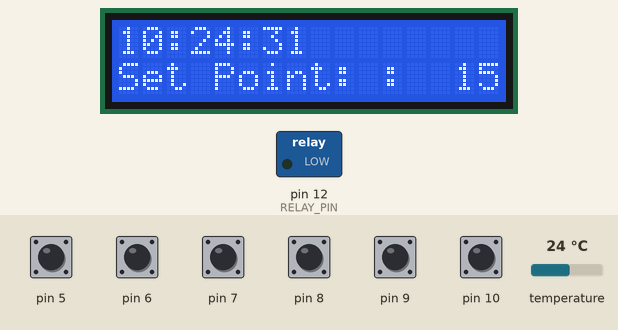
Simulated run of this sketch. Board: Arduino Uno, built with avr-gcc and run on an emulated ATmega328P. Shown: 16×2 character LCD, switched loads named in the sketch (green lamp = pin HIGH). The inputs (shaded band) are chosen by the test bench; at power-on: pin 5–10 HIGH, temperature 24 °C. The local clock reads 2024-03-15 10:24:30 at power-on unless the sketch sets it.

Above: at 1.2 s.
1.3 s: pin 6 pulled LOW for 0.15 s
At 2.5 s:
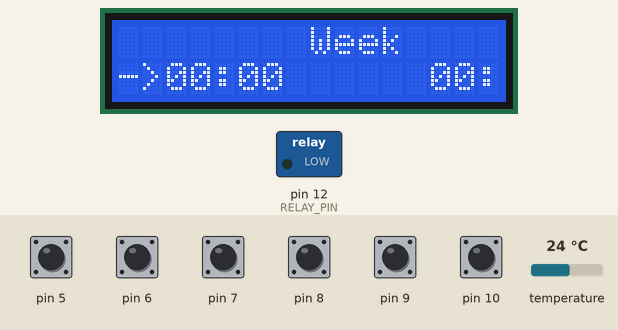
2.9 s: pin 6 pulled LOW for 1 s
At 4.5 s:
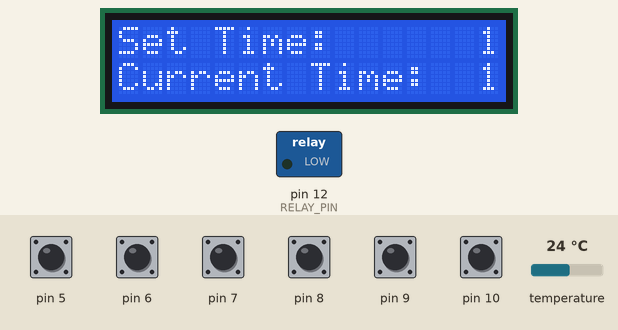
5.4 s: pin 6 pulled LOW for 1 s
At 5.87 s:
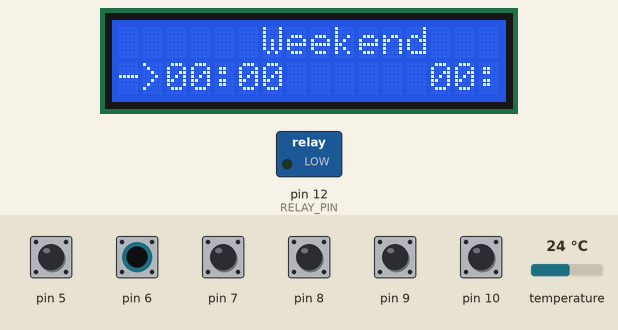
10.1 s: pin 5 pulled LOW for 1 s
At 10.39 s:
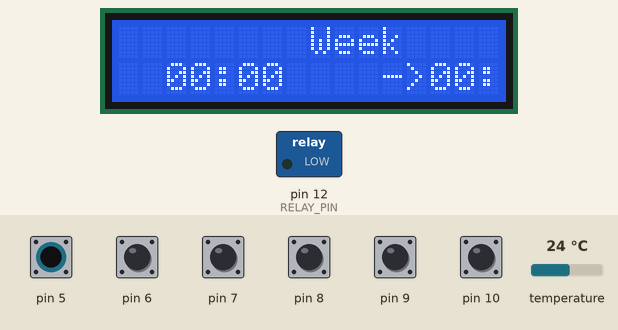
14.8 s: pin 7 pulled LOW for 0.15 s
At 16.0 s:
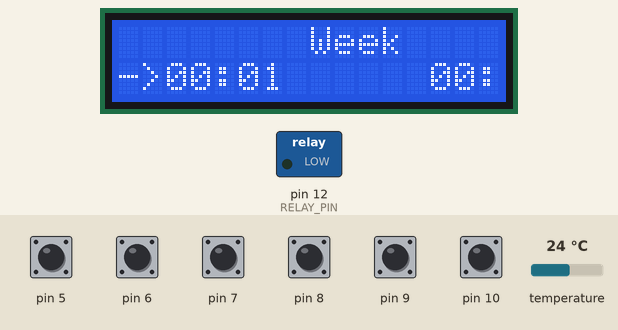
16.4 s: pin 6 pulled LOW for 1 s
At 18.6 s:
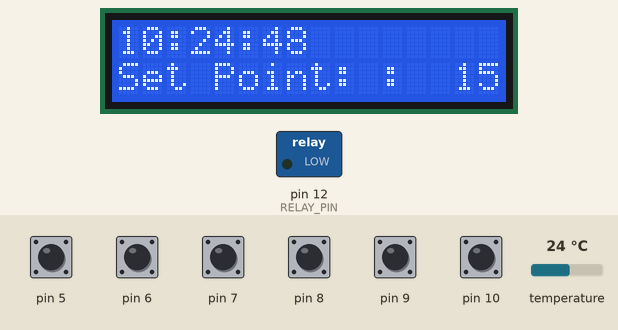

Measured:
- after the input at 1.3 s, the display: changes after 0.09 s (image 1)
- after the input at 2.9 s, the display: first changes at once (image 2 shows a later state)
- after the input at 5.4 s, the display: first changes after 0.08 s (image 3 shows a later state)
- after the input at 10.1 s, the display: changes after 0.06 s (image 4)
- after the input at 14.8 s, the display: changes after 0.08 s (image 5)
- after the input at 16.4 s, the display: first changes at once (image 6 shows a later state)
- what the display in image 4 shows lasts 0.4 s, from 10.2 s to 10.6 s

The sketch:

Thermostat.ino
```cpp
#include "controller.h"
#include "temperature_sensor.h"

#define TEMPERATURE_SENSOR_PIN 11
#define RELAY_PIN 12

#define OK_BUTTON 5
#define MENU_BUTTON 6

#define BUTTON_1 10
#define BUTTON_2 9
#define BUTTON_3 8
#define BUTTON_4 7

Controller controller(TEMPERATURE_SENSOR_PIN, RELAY_PIN, BUTTON_1, BUTTON_2, BUTTON_3, BUTTON_4, MENU_BUTTON, OK_BUTTON);
```

a_setup.ino
```cpp
void setup(void) {
  controller.init();
}
```

b_main_loop.ino
```cpp
void loop(void) {
  controller.control();
}
```

buttons.cpp
```cpp
#include "buttons.h"

#define BUTTONS_DELAY 150

Buttons::Buttons(int pin_1, int pin_2, int pin_3, int pin_4, int pin_5, int pin_6) {
  this->button1 = pin_1;
  this->button2 = pin_2;
  this->button3 = pin_3;
  this->button4 = pin_4;
  this->button5 = pin_5;
  this->button6 = pin_6;
}

void Buttons::init() {
  pinMode(button1, INPUT_PULLUP);
  pinMode(button2, INPUT_PULLUP);
  pinMode(button3, INPUT_PULLUP);
  pinMode(button4, INPUT_PULLUP);
  pinMode(button5, INPUT_PULLUP);
  pinMode(button6, INPUT_PULLUP);
}

int Buttons::check() {
  int pressedButton = 0;
  if (millis() - lastCheck >= BUTTONS_DELAY){
    if (digitalRead(button1) == LOW) pressedButton = 1;
    else if (digitalRead(button2) == LOW) pressedButton = 2;
    else if (digitalRead(button3) == LOW) pressedButton = 3;
    else if (digitalRead(button4) == LOW) pressedButton = 4;
    else if (digitalRead(button5) == LOW) pressedButton = 5;
    else if (digitalRead(button6) == LOW) pressedButton = 6;

    if (pressedButton != 0) {
      lastCheck = millis();
      return pressedButton;
    }
  }
  return 0;
}
```

buttons.h
```cpp
#ifndef BUTTONS_H
#define BUTTONS_H

#include "Arduino.h"

class Buttons {
  public:
    Buttons(int pin_1, int pin_2, int pin_3, int pin_4, int pin_5, int pin_6);
    void init();
    int check();
  private:
    unsigned long lastCheck;
    int delayInMillis = 750;
    int button1;
    int button2;
    int button3;
    int button4;
    int button5;
    int button6;
};

#endif
```

clock.cpp
```cpp
#include "clock.h"

Clock::Clock() {

}

void Clock::init() {
  Wire.begin();
  clockModule.setClockMode(false);
}

void Clock::setTime(int hour, int minute, int second) {
  clockModule.setHour(hour);
  clockModule.setMinute(minute);
  clockModule.setSecond(second);
}

int Clock::getTime(int *hour, int *minute, int *second) {
  currentMilis = millis();
  if (currentMilis - previousMilis >= 1000){
    previousMilis = currentMilis;
    *hour = clockModule.getHour(h12Flag, pmFlag);
    *minute = clockModule.getMinute();
    *second = clockModule.getSecond();
  }
}

bool Clock::isWeekend() {
  int dayOfWeek = getDayOfWeek();
  if (dayOfWeek > 5) return true;
  else return false;
}

void Clock::setDayOfWeek(byte DayOfWeek) {
  clockModule.setDoW(DayOfWeek);
}

byte Clock::getDayOfWeek() {
  return clockModule.getDoW();
}
```

clock.h
```cpp
#ifndef CLOCK_H
#define CLOCK_H

#include "Arduino.h"
#include <Wire.h>
#include <DS3231.h>

class Clock {
  public:
    Clock();
    void init();
    void setTime(int hour, int minute, int second);
    void setDayOfWeek(byte DayOfWeek);
    int getTime(int *hour, int *minute, int *second);
    bool isWeekend();
  private:
    DS3231 clockModule;
    unsigned long currentMilis;
    unsigned long previousMilis;
    bool h12Flag = false;
    bool pmFlag = false;
    byte getDayOfWeek();
};

#endif
```

controller.cpp
```cpp
#include "controller.h"
#include "temperature_sensor.h"

#define HYSTERESIS 0.1

Controller::Controller(int temperatureSensorPin, int relayPin, int pin_1, int pin_2, int pin_3, int pin_4, int pin_5, int pin_6):
screen(0x27,20,4),
temperatureSensor(temperatureSensorPin),
clock(),
relay(relayPin),
buttons(pin_1, pin_2, pin_3, pin_4, pin_5, pin_6) {}

void Controller::init() {
  temperatureSensor.init();
  screen.init();
  buttons.init();
  relay.init();
}

void Controller::control() {
  int pressedButton;
  pressedButton = buttons.check();
  clock.getTime(&hour, &minute, &second);
  if (pressedButton == 5) {
    activeMenu++;
    pressedButton = 0;
    modifyingOn = true;
  }
  if (activeMenu >= 5) activeMenu = 1;
  if (activeMenu == 1) {
    previousMenu = 1;
    controlBoiler();
    if (pressedButton == 6) {
      pressedButton = 0;
      automaticMode = automaticMode ? false : true;
    }
    modifySetPoint(&setPoint, pressedButton);
    screen.printScreen1(temperature, setPoint, hour, minute, second, automaticMode);
  }
  if (activeMenu == 2) {
    previousMenu = 2;
    if (pressedButton == 6) {
      pressedButton = 0;
      modifyingOn = modifyingOn ? false : true;
    }
    modifyTimes(&hourOnWeek, &hourOffWeek, &minuteOnWeek, &minuteOffWeek, pressedButton);
    screen.printScreen2(hourOnWeek, minuteOnWeek, hourOffWeek, minuteOffWeek, false, modifyingOn);
  }
  if (activeMenu == 3) {
    previousMenu = 3;
    if (pressedButton == 6) {
      pressedButton = 0;
      modifyingOn = modifyingOn ? false : true;
    }
    modifyTimes(&hourOnWeekend, &hourOffWeekend, &minuteOnWeekend, &minuteOffWeekend, pressedButton);
    screen.printScreen2(hourOnWeekend, minuteOnWeekend, hourOffWeekend, minuteOffWeekend, true, modifyingOn);
  }
  if (activeMenu == 4) {
    if (previousMenu != 4) {
      temporalHour = hour;
      temporalMinute = minute;
      previousMenu = 4;
    }
    if (pressedButton == 6) {
      clock.setTime(temporalHour, temporalMinute, 0);
    }
    modifyClockTimes(&temporalHour, &temporalMinute, pressedButton);
    screen.printScreen3(hour, minute, temporalHour, temporalMinute);
  }
}

void Controller::modifySetPoint(float *setPoint, int pressedButton) {
    if (pressedButton == 1) {
      (*setPoint)--;
    } else if (pressedButton == 2) {
      (*setPoint)++;
    } else if (pressedButton == 3) {
      *setPoint = *setPoint - 0.1;
    } else if (pressedButton == 4) {
      *setPoint = *setPoint + 0.1;
    }
}

void Controller::modifyTimes(int *hourOn, int *hourOff, int *minuteOn, int *minuteOff, int pressedButton) {
  if (pressedButton == 1) {
    if (modifyingOn) {
      (*hourOn)--;
      fixTimeFormat(hourOn, 24);
    } else {
      (*hourOff)--;
      fixTimeFormat(hourOff, 24);
    }
  }
  if (pressedButton == 2) {
    if (modifyingOn) {
      (*hourOn)++;
      fixTimeFormat(hourOn, 24);
    }
    else {
      (*hourOff)++;
      fixTimeFormat(hourOff, 24);
    }
  }
  if (pressedButton == 3) {
    if (modifyingOn) {
      (*minuteOn)--;
      fixTimeFormat(minuteOn, 60);
    }
    else {
      (*minuteOff)--;
      fixTimeFormat(minuteOff, 60);
    }
  }
  if (pressedButton == 4) {
    if (modifyingOn) {
      (*minuteOn)++;
      fixTimeFormat(minuteOn, 60);
    }
    else {
      (*minuteOff)++;
      fixTimeFormat(minuteOff, 60);
    }
  }
}

void Controller::modifyClockTimes(int *hour, int *minute, int pressedButton) {
    if (pressedButton == 1) {
      (*hour)--;
      fixTimeFormat(hour, 24);
    } else if (pressedButton == 2) {
      (*hour)++;
      fixTimeFormat(hour, 24);
    } else if (pressedButton == 3) {
      (*minute)--;
      fixTimeFormat(minute, 60);
    } else if (pressedButton == 4) {
      (*minute)++;
      fixTimeFormat(minute, 60);
    }
}

void Controller::fixTimeFormat(int *timeUnit, int limit) {
  if (*timeUnit <= -1) *timeUnit = limit - 1;
  if (*timeUnit >= limit) *timeUnit = 0;
}

void Controller::controlBoiler() {
  temperature = temperatureSensor.readTemperature();
  if (clock.isWeekend()) {
    if (isTimeToControlWeekend()) {
      togleBoiler();
    } else {
      relay.setOff();
      boilerOn = false;
    }
  } else {
    if (isTimeToControlWeek()) {
      togleBoiler();
    } else {
      relay.setOff();
      boilerOn = false;
    }
  }
}

bool Controller::isTimeToControlWeekend() {
  return isTimeToControl(hourOnWeekend, minuteOnWeekend, hourOffWeekend, minuteOffWeekend);
}

bool Controller::isTimeToControlWeek() {
  return isTimeToControl(hourOnWeek, minuteOnWeek, hourOffWeek, minuteOffWeek);
}

void Controller::togleBoiler() {
  if (boilerOn) {
    if (temperature > setPoint + HYSTERESIS) {
      relay.setOff();
      boilerOn = false;
    }
  } else {
    if (temperature < setPoint - HYSTERESIS) {
      relay.setOn();
      boilerOn = true;
    }
  }
}

bool Controller::isTimeToControl(int onHour, int onMinute, int offHour, int offMinute) {
  if ((onHour > offHour) || ((onHour == offHour) && (onMinute > offMinute))) {
    if (((hour > onHour) || ((hour == onHour) && (minute > onMinute))) || (hour < offHour || ((hour == offHour) && (minute < offMinute)))) {
      return true;
    }
  }
  if ((onHour < offHour) || ((onHour == offHour) && (onMinute < offMinute))) {
    if (((hour > onHour) || ((hour == onHour) && (minute > onMinute))) && (hour < offHour || ((hour == offHour) && (minute < offMinute)))) {
      return true;
    }
  }
  return false;
}
```

controller.h
```cpp
#ifndef CONTROLLER_H
#define CONTROLLER_H

#include "screen.h"
#include "temperature_sensor.h"
#include "clock.h"
#include "relay.h"
#include "buttons.h"

class Controller {
  public:
    Controller(int temperatureSensorPin, int relayPin, int pin_1, int pin_2, int pin_3, int pin_4, int pin_5, int pin_6);
    void init();
    void control();
  private:
    Screen screen;
    TemperatureSensor temperatureSensor;
    Clock clock;
    Relay relay;
    Buttons buttons;
    int hour;
    int temporalHour;
    int minute;
    int temporalMinute;
    int second;
    byte dayOfWeek;
    float temperature;
    float setPoint = 15;
    int activeMenu = 1;
    int previousMenu = 1;
    bool automaticMode = false;
    bool boilerOn = false;
    int hourOnWeek = 0;
    int minuteOnWeek = 0;
    int hourOffWeek = 0;
    int minuteOffWeek = 0;
    int hourOnWeekend = 0;
    int minuteOnWeekend = 0;
    int hourOffWeekend = 0;
    int minuteOffWeekend = 0;
    bool modifyingOn = true;
    void fixTimeFormat(int *timeUnit, int limit);
    void modifySetPoint(float *setPoint, int pressedButton);
    void modifyTimes(int *hourOn, int *hourOff, int *minuteOn, int *minuteOff, int pressedButton);
    void modifyClockTimes(int *hour, int *minute, int pressedButton);
    void controlBoiler();
    bool isTimeToControlWeekend();
    bool isTimeToControlWeek();
    void togleBoiler();
    bool isTimeToControl(int onHour, int onMinute, int offHour, int offMinute);
};

#endif
```

relay.cpp
```cpp
#include "relay.h"

Relay::Relay(int relayPin) {
  this->relayPin = relayPin;
}

void Relay::init() {
  pinMode(relayPin, OUTPUT);
  digitalWrite(relayPin, LOW);
}

void Relay::setOn() {
  digitalWrite(relayPin, HIGH);
}

void Relay::setOff() {
  digitalWrite(relayPin, LOW);
}
```

relay.h
```cpp
#ifndef RELAY_H
#define RELAY_H

#include "Arduino.h"

class Relay {
  public:
    Relay(int relayPin);
    void init();
    void setOn();
    void setOff();
  private:
    int relayPin;
};

#endif
```

screen.cpp
```cpp
#include "screen.h"

Screen::Screen(uint8_t lcd_Addr,uint8_t lcd_cols,uint8_t lcd_rows):liquidCrystal_I2C(lcd_Addr,lcd_cols,lcd_rows){
}

void Screen::init() {
  liquidCrystal_I2C.init();// initialize the lcd
  liquidCrystal_I2C.backlight();
  refresh();
}

void Screen::printScreen1(float temperature, float setPoint, int hour, int minute, int second, bool automaticMode) {
  if (previousScreen != 1) {
    refresh();
    previousScreen = 1;
  }
  liquidCrystal_I2C.setCursor(0,0);
  liquidCrystal_I2C.print(convertTimeToString(hour));
  liquidCrystal_I2C.print(":");
  liquidCrystal_I2C.print(convertTimeToString(minute));
  liquidCrystal_I2C.print(":");
  liquidCrystal_I2C.print(convertTimeToString(second));
  liquidCrystal_I2C.setCursor(19,0);
  if (automaticMode) liquidCrystal_I2C.print("A");
  else liquidCrystal_I2C.print("M");
  liquidCrystal_I2C.setCursor(0,1);
  liquidCrystal_I2C.print("Temperature: ");
  liquidCrystal_I2C.setCursor(14,1);
  liquidCrystal_I2C.print(String(temperature, 1));
  liquidCrystal_I2C.setCursor(0,2);
  liquidCrystal_I2C.print("Set Point: ");
  liquidCrystal_I2C.setCursor(14,2);
  liquidCrystal_I2C.print(String(setPoint, 1));
}

void Screen::printScreen2(int hourOn, int minuteOn, int hourOff, int minuteOff, bool isWeekend, bool modifyingOn) {
  int currentScreen;
  if (!isWeekend) currentScreen = 2;
  else currentScreen = 3;
  if (previousScreen != currentScreen) {
    refresh();
    previousScreen = currentScreen;
  }
  if (isWeekend) {
    liquidCrystal_I2C.setCursor(6,0);
    liquidCrystal_I2C.print("Weekend");
  } else {
    liquidCrystal_I2C.setCursor(8,0);
    liquidCrystal_I2C.print("Week");
  }
  liquidCrystal_I2C.setCursor(3,1);
  liquidCrystal_I2C.print("On");
  liquidCrystal_I2C.setCursor(14,1);
  liquidCrystal_I2C.print("Off");
  liquidCrystal_I2C.setCursor(2,3);
  liquidCrystal_I2C.print(convertTimeToString(hourOn));
  liquidCrystal_I2C.print(":");
  liquidCrystal_I2C.print(convertTimeToString(minuteOn));
  liquidCrystal_I2C.setCursor(13,3);
  liquidCrystal_I2C.print(convertTimeToString(hourOff));
  liquidCrystal_I2C.print(":");
  liquidCrystal_I2C.print(convertTimeToString(minuteOff));
  if (modifyingOn) {
    liquidCrystal_I2C.setCursor(0,3);
    liquidCrystal_I2C.print("->");
    liquidCrystal_I2C.setCursor(11,3);
    liquidCrystal_I2C.print("  ");
  } else {
    liquidCrystal_I2C.setCursor(0,3);
    liquidCrystal_I2C.print("  ");
    liquidCrystal_I2C.setCursor(11,3);
    liquidCrystal_I2C.print("->");
  }
}

void Screen::printScreen3(int currentHour, int currentMinute, int temporalHour, int temporalMinute){
  if (previousScreen != 4) {
    refresh();
    previousScreen = 4;
  }
  liquidCrystal_I2C.setCursor(0,0);
  liquidCrystal_I2C.print("Set Time: ");
  liquidCrystal_I2C.setCursor(15,0);
  liquidCrystal_I2C.print(convertTimeToString(temporalHour));
  liquidCrystal_I2C.print(":");
  liquidCrystal_I2C.print(convertTimeToString(temporalMinute));
  liquidCrystal_I2C.setCursor(0,2);
  liquidCrystal_I2C.print("Current Time: ");
  liquidCrystal_I2C.setCursor(15,2);
  liquidCrystal_I2C.print(convertTimeToString(currentHour));
  liquidCrystal_I2C.print(":");
  liquidCrystal_I2C.print(convertTimeToString(currentMinute));
}

void Screen::refresh() {
  liquidCrystal_I2C.clear();
}

String Screen::convertTimeToString(int timeUnit) {
  String string;
  if (timeUnit < 10) {
    string = String(0);
    string.concat(timeUnit);
  } else {
    string = String(timeUnit);
  }
  return string;
}
```

screen.h
```cpp
#ifndef SCREEN_H
#define SCREEN_H

#include "Arduino.h"
#include <LiquidCrystal_I2C.h>

class Screen {
  public:
    Screen(uint8_t lcd_Addr,uint8_t lcd_cols,uint8_t lcd_rows);
    void init();
    void refresh();
    void print();
    void setRow(int rowNumber, const char rowString[20]);
    void printScreen1(float temperature, float setPoint, int hour, int minute, int second, bool automaticMode);
    void printScreen2(int hourOn, int minuteOn, int hourOff, int minuteOff, bool isWeekend, bool modifyingOn);
    void printScreen3(int currentHour, int currentMinute, int temporalHour, int temporalMinute);
  private:
    LiquidCrystal_I2C liquidCrystal_I2C;
    int previousScreen = 1;
    String convertTimeToString(int timeUnit);
};

#endif
```

temperature_sensor.cpp
```cpp
#include "temperature_sensor.h"


TemperatureSensor::TemperatureSensor(int pin):oneWire(pin), dallasTemperature(&oneWire){
}

void TemperatureSensor::init() {
  dallasTemperature.begin();
  dallasTemperature.setWaitForConversion(false);
}

float TemperatureSensor::readTemperature() {
  if (millis() - lastTempRequestTime >= delayInMillis){
    temperature = dallasTemperature.getTempCByIndex(0);
    dallasTemperature.requestTemperatures();
    lastTempRequestTime = millis();
  }
  return temperature;
}
```

temperature_sensor.h
```cpp
#ifndef TEMPERATURE_SENSOR_H
#define TEMPERATURE_SENSOR_H

#include "Arduino.h"
#include <OneWire.h>
#include <DallasTemperature.h> //DS18B20

class TemperatureSensor {
  public:
    TemperatureSensor(int pin);
    DallasTemperature dallasTemperature;
    OneWire oneWire;
    float temperature;
    unsigned long lastTempRequestTime;
    int delayInMillis = 750;
    void init();
    float readTemperature();
};

#endif
```
